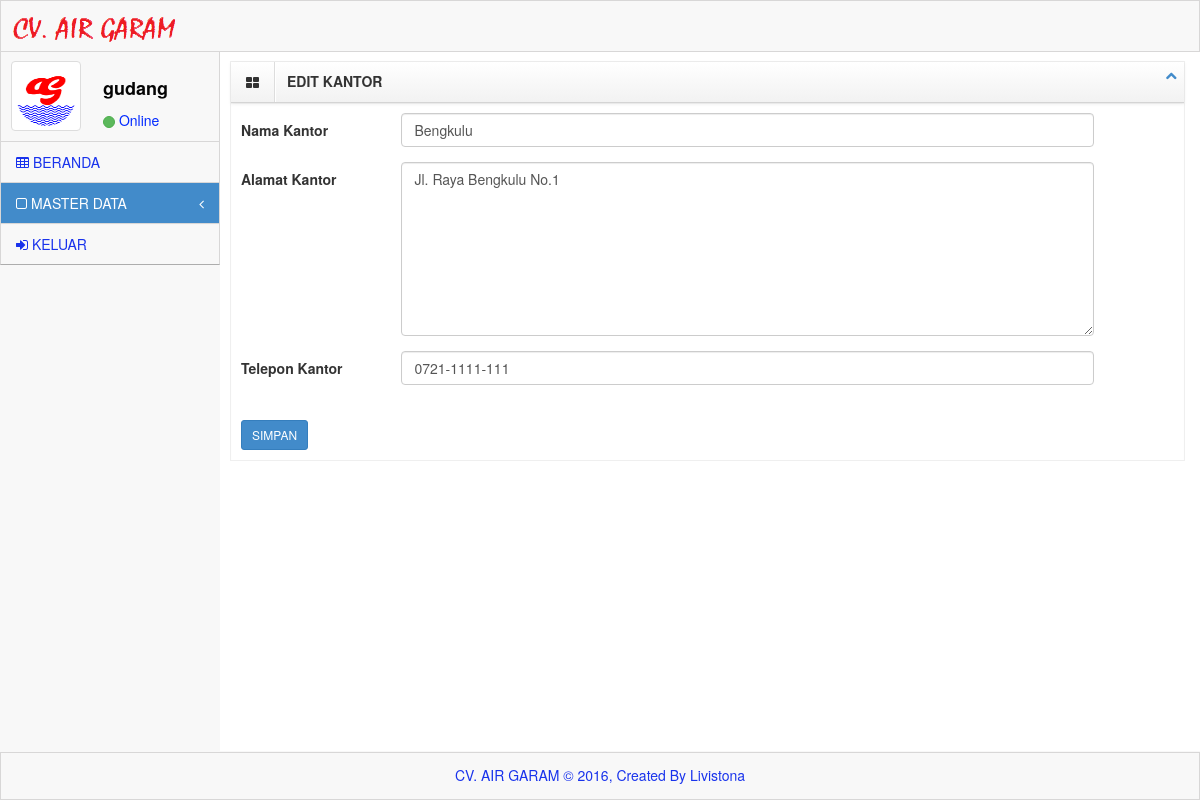
Page /system/index.php?menu=master&sub_menu=kantor_edit&id=1 (signed in) on the committed database.
### tables this page shows
CREATE TABLE IF NOT EXISTS `kantor` (
  `id_kantor` int(10) NOT NULL AUTO_INCREMENT,
  `kode_kantor` varchar(10) DEFAULT NULL,
  `nama_kantor` varchar(50) NOT NULL,
  `alamat_kantor` text NOT NULL,
  `telpon_kantor` varchar(15) NOT NULL,
  PRIMARY KEY (`id_kantor`)
);

### system/menu/kantor_edit.php (the view, shortened to what this page needs)
<div id="content">
	<div class="inner" style="min-height: 700px;">
		<div class="row">
            <div class="col-lg-12">
                <div class="box">
				<header>
                    <div class="icons"><i class="icon-th-large"></i></div>
                        <h5>EDIT KANTOR</h5>
                    <div class="toolbar">
                    <ul class="nav">
                        <li>
                        <div class="btn-group">
                            <a class="accordion-toggle btn btn-xs minimize-box" data-toggle="collapse" href="#collapseOne">
                                <i class="icon-chevron-up"></i>
                            </a>
                        </div>
                        </li>
                    </ul>
                    </div>
				</header>
                <div id="collapseOne" class="accordion-body collapse in body">
				<?php
				$id_kantor = $_GET['id'];
				$cek	= mysql_query ("SELECT * FROM kantor WHERE id_kantor='$id_kantor'");
				$hasil	= mysql_fetch_array($cek);
				?>
                    <form action="" class="form-horizontal" method="POST" id="block-validate">
                        <div class="form-group">
                            <label class="control-label col-lg-2">Nama Kantor</label>
                            <div class="col-lg-9">
                                <input type="text" name="nama_baru" class="form-control" value="<?php echo $hasil['nama_kantor'];?>" />
                            </div>
                        </div>
                        <div class="form-group">
                            <label class="control-label col-lg-2">Alamat Kantor</label>
                            <div class="col-lg-9">
                                <textarea name="alamat" class="form-control" rows="8"><?php echo $hasil['alamat_kantor'];?></textarea>
                            </div>
						</div>
                        <div class="form-group">
                            <label class="control-label col-lg-2">Telepon Kantor</label>
                            <div class="col-lg-9">
                                <input type="text" name="telepon" class="form-control" value="<?php echo $hasil['telpon_kantor'];?>" />
                            </div>
                        </div><br>
                        <div class="form-actions no-margin-bottom" style="text-align:left;">
                            <input type="submit" value="SIMPAN" name="simpan" class="btn btn-primary btn-sm" />
                        </div>
					</form>
                </div>
                </div>
            </div>
        </div>
	</div>
</div>
</div>

### system/assets/css/main.css (style rules this page uses)
@media (min-width: 768px) { html, body { height: 100%; } }
body.padTop53 { padding-top: 75px; overflow: visible; }
@media (min-width: 802px) { body.padTop53 { padding-top: 51px; } }
@media (min-width: 768px) { #content { margin-left: 100px; } }
@media (min-width: 992px) { #content { margin-left: 220px; } }
#content { -webkit-transition: margin 0.4s; transition: margin 0.4s; }
.inner { position: relative; min-height: 1px; padding-right: 15px; padding-left: 10px; background: #fff; border: 0px solid #e4e4e4; min-height:1200px; }
@media (min-width: 768px) { .inner { float: left; width: 100%; } }
.inner .row { margin-right: -15px; margin-left: -15px; }
.box { position: relative; display: block; margin: 10px auto; border: 1px solid #efefef; }
.box header { background-repeat: repeat-x; border-bottom: 1px solid #d4d4d4; -webkit-box-shadow: 0 1px 4px rgba(0, 0, 0, 0.065); box-shadow: 0 1px 4px rgba(0, 0, 0, 0.065); background-image: linear-gradient(to bottom, #ffffff 0%, #f2f2f2 100%); }
.box header:before, .box header:after { display: table; content: " "; }
.box header:after { clear: both; }
.box header .icons, .box header h5, .box header .toolbar { position: relative; display: block; float: left; min-height: 1px; padding: 0; margin: 0; }
.box header .icons { padding: 10px 15px; border-right: 1px solid #ddd; -webkit-box-shadow: 1px 0px 0px #ffffff; box-shadow: 1px 0px 0px #ffffff; }
.box header h5 { padding: 12px; font-weight: bold; }
.box header .toolbar { display: inline-table; float: right; }
.box header .toolbar .nav { margin: 1px 1px 0 0; }
.box header .toolbar .nav > li { display: inline-block; }
.box .body { padding: 10px; -webkit-box-shadow: inset 0 1px 1px rgba(0, 0, 0, 0.05); box-shadow: inset 0 1px 1px rgba(0, 0, 0, 0.05); }

### system/assets/css/MoneAdmin.css (style rules this page uses)
body { background-color: #f8f8f8; }

### rows in the picture
kantor: nama_baru "Bengkulu", alamat "Jl. Raya Bengkulu No.1", telepon "0721-1111-111"

### other values in the picture
$_SESSION['username'] "gudang"
